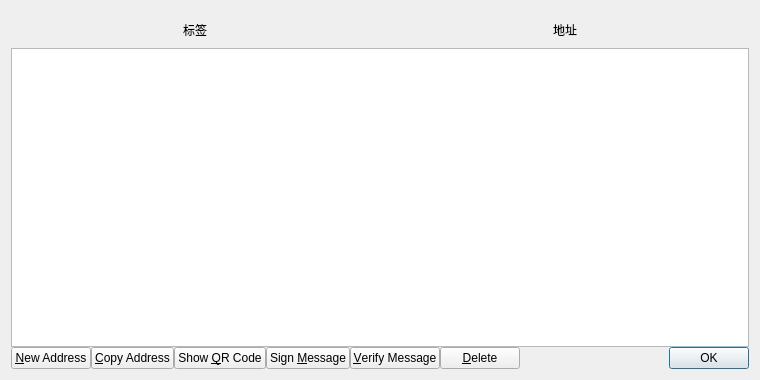
<?xml version="1.0" encoding="UTF-8"?>
<ui version="4.0">
 <class>AddressBookPage</class>
 <widget class="QWidget" name="AddressBookPage">
  <property name="geometry">
   <rect>
    <x>0</x>
    <y>0</y>
    <width>760</width>
    <height>380</height>
   </rect>
  </property>
  <property name="windowTitle">
   <string>Address Book</string>
  </property>
  <layout class="QVBoxLayout" name="verticalLayout">
   <property name="spacing">
    <number>0</number>
   </property>
   <item>
    <layout class="QHBoxLayout" name="horizontalLayout_2">
     <property name="spacing">
      <number>2</number>
     </property>
     <item>
      <widget class="QLabel" name="addr_label1">
       <property name="minimumSize">
        <size>
         <width>0</width>
         <height>37</height>
        </size>
       </property>
       <property name="text">
        <string>标签</string>
       </property>
       <property name="alignment">
        <set>Qt::AlignCenter</set>
       </property>
      </widget>
     </item>
     <item>
      <widget class="QLabel" name="addr_label2">
       <property name="minimumSize">
        <size>
         <width>0</width>
         <height>37</height>
        </size>
       </property>
       <property name="text">
        <string>地址</string>
       </property>
       <property name="alignment">
        <set>Qt::AlignCenter</set>
       </property>
      </widget>
     </item>
    </layout>
   </item>
   <item>
    <widget class="QTableView" name="tableView">
     <property name="contextMenuPolicy">
      <enum>Qt::CustomContextMenu</enum>
     </property>
     <property name="toolTip">
      <string>Double-click to edit address or label</string>
     </property>
     <property name="tabKeyNavigation">
      <bool>false</bool>
     </property>
     <property name="alternatingRowColors">
      <bool>true</bool>
     </property>
     <property name="selectionMode">
      <enum>QAbstractItemView::SingleSelection</enum>
     </property>
     <property name="selectionBehavior">
      <enum>QAbstractItemView::SelectRows</enum>
     </property>
     <property name="sortingEnabled">
      <bool>true</bool>
     </property>
     <attribute name="horizontalHeaderVisible">
      <bool>false</bool>
     </attribute>
     <attribute name="verticalHeaderVisible">
      <bool>false</bool>
     </attribute>
    </widget>
   </item>
   <item>
    <layout class="QHBoxLayout" name="horizontalLayout">
     <item>
      <widget class="QPushButton" name="newAddressButton">
       <property name="toolTip">
        <string>Create a new address</string>
       </property>
       <property name="text">
        <string>&amp;New Address</string>
       </property>
       <property name="icon">
        <iconset resource="../bitcoin.qrc">
         <normaloff>:/icons/add</normaloff>:/icons/add</iconset>
       </property>
      </widget>
     </item>
     <item>
      <widget class="QPushButton" name="copyToClipboard">
       <property name="toolTip">
        <string>Copy the currently selected address to the system clipboard</string>
       </property>
       <property name="text">
        <string>&amp;Copy Address</string>
       </property>
       <property name="icon">
        <iconset resource="../bitcoin.qrc">
         <normaloff>:/icons/editcopy</normaloff>:/icons/editcopy</iconset>
       </property>
      </widget>
     </item>
     <item>
      <widget class="QPushButton" name="showQRCode">
       <property name="text">
        <string>Show &amp;QR Code</string>
       </property>
       <property name="icon">
        <iconset resource="../bitcoin.qrc">
         <normaloff>:/icons/qrcode</normaloff>:/icons/qrcode</iconset>
       </property>
      </widget>
     </item>
     <item>
      <widget class="QPushButton" name="signMessage">
       <property name="toolTip">
        <string>Sign a message to prove you own a GCoin address</string>
       </property>
       <property name="text">
        <string>Sign &amp;Message</string>
       </property>
       <property name="icon">
        <iconset resource="../bitcoin.qrc">
         <normaloff>:/icons/edit</normaloff>:/icons/edit</iconset>
       </property>
      </widget>
     </item>
     <item>
      <widget class="QPushButton" name="verifyMessage">
       <property name="toolTip">
        <string>Verify a message to ensure it was signed with a specified GCoin address</string>
       </property>
       <property name="text">
        <string>&amp;Verify Message</string>
       </property>
       <property name="icon">
        <iconset resource="../bitcoin.qrc">
         <normaloff>:/icons/transaction_0</normaloff>:/icons/transaction_0</iconset>
       </property>
      </widget>
     </item>
     <item>
      <widget class="QPushButton" name="deleteButton">
       <property name="toolTip">
        <string>Delete the currently selected address from the list</string>
       </property>
       <property name="text">
        <string>&amp;Delete</string>
       </property>
       <property name="icon">
        <iconset resource="../bitcoin.qrc">
         <normaloff>:/icons/remove</normaloff>:/icons/remove</iconset>
       </property>
      </widget>
     </item>
     <item>
      <spacer name="horizontalSpacer">
       <property name="orientation">
        <enum>Qt::Horizontal</enum>
       </property>
       <property name="sizeHint" stdset="0">
        <size>
         <width>40</width>
         <height>20</height>
        </size>
       </property>
      </spacer>
     </item>
     <item>
      <widget class="QDialogButtonBox" name="buttonBox">
       <property name="sizePolicy">
        <sizepolicy hsizetype="Maximum" vsizetype="Fixed">
         <horstretch>0</horstretch>
         <verstretch>0</verstretch>
        </sizepolicy>
       </property>
       <property name="standardButtons">
        <set>QDialogButtonBox::Ok</set>
       </property>
      </widget>
     </item>
    </layout>
   </item>
  </layout>
 </widget>
 <resources>
  <include location="../bitcoin.qrc"/>
 </resources>
 <connections/>
</ui>
